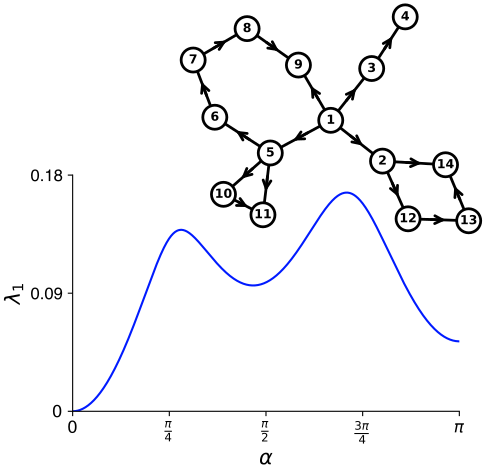

Reproduce this figure in Python.
import numpy as np
import networkx as nx
import matplotlib.pyplot as plt
from matplotlib.colors import to_hex
from graph_drawing import draw_oriented_edges


RANDOM_SEED = 10 #np.random.randint(0, 20)
print(f"Random seed for graph generation: {RANDOM_SEED}")


def sheaf_laplacian(G, alpha):
    G = nx.convert_node_labels_to_integers(G)
    n = G.number_of_nodes()
    edges = list(G.edges())
    m = len(edges)

    B = np.zeros((m, n), dtype=complex)
    for e, (i, j) in enumerate(edges):
        # orientation: i -> j
        B[e, i] = 1
        B[e, j] = -np.exp(1j * alpha)

    L = B.conj().T @ B
    return L


def order_parameter(v):
    phases = np.angle(v)
    return np.abs(np.mean(np.exp(1j * phases)))


def random_cactus_graph(seed=RANDOM_SEED, n_blocks=5):
    """
    Build a connected cactus by attaching cycles or bridge paths to one
    existing anchor vertex. Every new cycle uses fresh vertices except for
    its anchor, so no edge can belong to two different cycles.
    """
    rng = np.random.default_rng(seed)
    G = nx.Graph()
    G.add_node(0)

    next_node = 1
    cycle_blocks = 0

    for block_index in range(n_blocks):
        anchor = int(rng.choice(list(G.nodes())))
        must_add_cycle = cycle_blocks < 3 and block_index >= n_blocks - 3
        add_cycle = must_add_cycle or rng.random() < 0.72

        if add_cycle:
            cycle_length = int(rng.integers(3, 7))
            new_nodes = list(range(next_node, next_node + cycle_length - 1))
            next_node += cycle_length - 1

            cycle_nodes = [anchor] + new_nodes
            cycle_edges = list(zip(cycle_nodes, cycle_nodes[1:]))
            cycle_edges.append((cycle_nodes[-1], anchor))
            G.add_edges_from(cycle_edges)
            cycle_blocks += 1
        else:
            path_length = int(rng.integers(1, 4))
            previous = anchor
            for _ in range(path_length):
                G.add_edge(previous, next_node)
                previous = next_node
                next_node += 1

    return nx.convert_node_labels_to_integers(G)


def is_cactus_graph(G):
    cycles = nx.cycle_basis(G)
    cycle_edges = []

    for cycle in cycles:
        edges = {
            tuple(sorted((cycle[i], cycle[(i + 1) % len(cycle)])))
            for i in range(len(cycle))
        }
        cycle_edges.append(edges)

    for i, edges_i in enumerate(cycle_edges):
        for edges_j in cycle_edges[i + 1:]:
            if edges_i & edges_j:
                return False

    return nx.is_connected(G)


def build_node_colors(G, cmap_name):
    cmap = plt.get_cmap(cmap_name)
    n_nodes = G.number_of_nodes()
    samples = np.linspace(0.08, 0.88, n_nodes)
    node_colors = {0: "#000000"}

    for node, sample in zip(sorted(G.nodes())[1:], samples[1:]):
        node_colors[node] = to_hex(cmap(sample))

    return node_colors


def graph_layout(G):
    pos = nx.kamada_kawai_layout(G)
    return {node: np.asarray(coords) for node, coords in pos.items()}


# Graph definition
G = random_cactus_graph()
if not is_cactus_graph(G):
    raise RuntimeError("The generated graph is not a cactus graph.")

alphas = np.linspace(0, np.pi, 99)[1:-1]
mode_indices = [0]

R_values = {k: [] for k in mode_indices}
eigenvalues = {k: [] for k in mode_indices}

for alpha in alphas:
    L = sheaf_laplacian(G, alpha)
    vals, vecs = np.linalg.eigh(L)

    idxs = np.argsort(vals)
    vals = vals[idxs]
    vecs = vecs[:, idxs]

    for k in mode_indices:
        v = vecs[:, k]
        R_values[k].append(order_parameter(v))
        eigenvalues[k].append(vals[k].real)

# Dense alpha grid for eigenvalues only
alphas_dense = np.linspace(0, np.pi, 10000)[1:-1]
eigenvalues_dense = []

for alpha in alphas_dense:
    L = sheaf_laplacian(G, alpha)
    vals, _ = np.linalg.eigh(L)
    vals_sorted = np.sort(vals.real)
    eigenvalues_dense.append(vals_sorted[mode_indices[0]])

eigenvalues_dense = np.array(eigenvalues_dense)

plt.rc("font", family="Helvetica", size=12)
plt.rc("mathtext", fontset="dejavusans")

# === Figure 1: Order parameter and eigenvalues ===
fig, ax = plt.subplots(figsize=(5, 3.4))

# Dense eigenvalues (background)
eigen_line, = ax.plot(
    alphas_dense,
    eigenvalues_dense,
    linestyle="-",
    alpha=1,
    color="#001aff",
    label=r"$\lambda_1$",
)

# Remove top and right spines
ax.spines["top"].set_visible(False)
ax.spines["right"].set_visible(False)

ax.set_xlabel(r"$\alpha$", fontsize=15)
ax.set_ylabel(r"$\lambda_1$", fontsize=15)
ax.set_xlim(0, np.pi)
ax.set_xticks([0, np.pi / 4, np.pi / 2, 3 * np.pi / 4, np.pi])
ax.set_xticklabels([
    r"$0$",
    r"$\frac{\pi}{4}$",
    r"$\frac{\pi}{2}$",
    r"$\frac{3\pi}{4}$",
    r"$\pi$",
])

lambda_ylim = max(0.05, 1.08 * float(np.max(eigenvalues_dense)))
ax.set_ylim(0, lambda_ylim)
ax.set_yticks([0, lambda_ylim / 2, lambda_ylim])
ax.set_yticklabels([r"$0$", f"{lambda_ylim / 2:.2f}", f"{lambda_ylim:.2f}"])

# === Inset: graph structure ===
ax_inset = fig.add_axes([0.2, 0.6, 0.99, 0.99])  # [left, bottom, width, height] in figure coords
pos = graph_layout(G)
node_labels = {i: str(i + 1) for i in G.nodes()}

draw_oriented_edges(G, pos=pos, ax=ax_inset, width=2, edge_color="black")
nx.draw_networkx_nodes(
    G,
    pos=pos,
    ax=ax_inset,
    node_color="#FFFFFF",
    node_size=300,
    linewidths=2,
    edgecolors="black",
)
nx.draw_networkx_labels(G, pos=pos, labels=node_labels, ax=ax_inset,
                        font_size=9, font_color="black", font_weight="bold")

ax_inset.axis("off")
ax_inset.set_aspect("equal")
ax_inset.margins(0.25)
for artist in ax_inset.get_children():
    artist.set_clip_on(False)

plt.tight_layout()
plt.savefig("fig1.pdf", dpi=300, bbox_inches="tight")
plt.close(fig)
